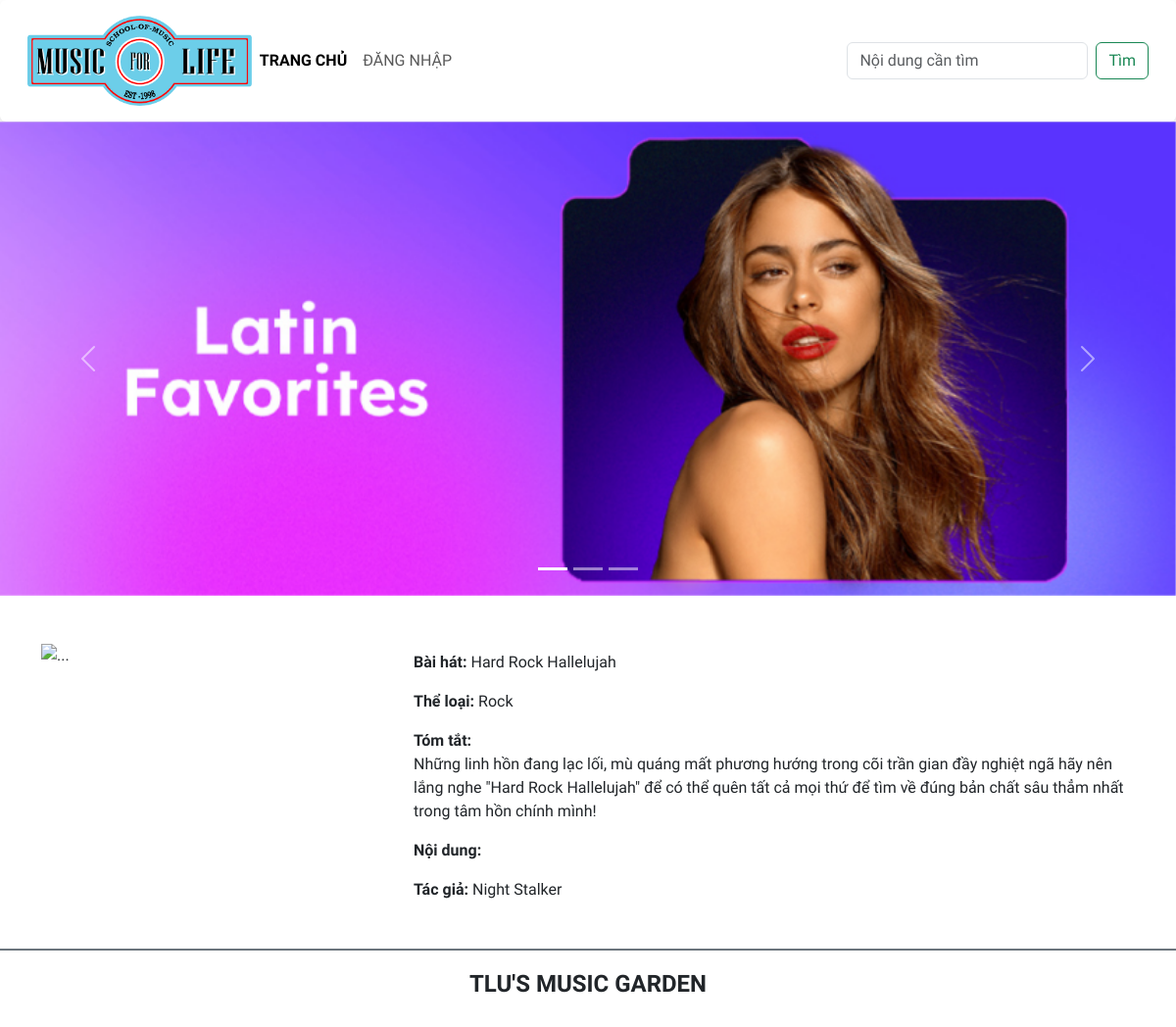
Screenshot of /?controller=home&action=get&id=6 with the database file from the repository.
### tables this page shows
CREATE TABLE `baiviet` (
  `ma_bviet` int UNSIGNED NOT NULL,
  `tieude` varchar(200) NOT NULL,
  `ten_bhat` varchar(100) NOT NULL,
  `ma_tloai` int UNSIGNED NOT NULL,
  `tomtat` text NOT NULL,
  `noidung` text,
  `ma_tgia` int UNSIGNED NOT NULL,
  `ngayviet` date NOT NULL,
  `hinhanh` varchar(200) DEFAULT NULL
);

CREATE TABLE `theloai` (
  `ma_tloai` int UNSIGNED NOT NULL,
  `ten_tloai` varchar(50) NOT NULL,
  `SLBaiViet` int DEFAULT NULL
);

CREATE TABLE `tacgia` (
  `ma_tgia` int UNSIGNED NOT NULL,
  `ten_tgia` varchar(100) NOT NULL,
  `hinh_tgia` varchar(100) DEFAULT NULL
);

### controllers/HomeController.php (called while the page is built, shortened)
<?php
    include_once("services/ArticleService.php");
    include_once("services/AuthorService.php");
    include_once "services/CategoryService.php";
class HomeController {
    public function get()
    {
        $id = $_GET["id"];
        $articles = new ArticleService();
        $article = $articles->getDetail($id);
        $authors = new AuthorService();
        $author = $authors->getDetail($article[0]->get_ma_tgia());
        $categories = new CategoryService();
        $category = $categories->getDetail($article[0]->get_ma_tloai());
        include "views/home/detail.php";
    }
}
?>

### index.php (called while the page is built, shortened)
<?php
$action     = isset($_GET['action'])?       $_GET['action']:'index';
$myObj = new $controller();
$myObj->$action();

### services/ArticleService.php (called while the page is built, shortened)
<?php
include("models/Article.php");
class ArticleService{
    public function getDetail($id)
    {
        $dbConn = new DBConnection();
        $conn = $dbConn->getConnection();
        $sql = "SELECT * FROM baiviet WHERE ma_bviet = {$id}";
        $stmt = $conn->query($sql);
        $articles = [];
        while($row = $stmt->fetch()){
            $article = new BaiViet($row["ma_bviet"], $row["tieude"], $row["ten_bhat"], $row["ma_tloai"], $row["tomtat"], $row["noidung"], $row["ma_tgia"], $row["ngayviet"], $row["hinhanh"]);
            array_push($articles,$article);
        }
        return $articles;
    }
}
?>

### models/Article.php (called while the page is built, shortened)
<?php
class BaiViet{
    private $ten_bhat;
    private $tomtat;
    private $hinhanh;
    public function __construct($ma_bviet, $tieude, $ten_bhat, $ma_tloai, $tomtat, $noidung, $ma_tgia, $ngayviet, $hinhanh)
    {
        $this->ten_bhat = $ten_bhat;
        $this->tomtat = $tomtat;
        $this->hinhanh = $hinhanh;
    }
        public function get_ten_bhat() {
            return $this->ten_bhat;
        }
        public function get_tomtat() {
            return $this->tomtat;
        }
        public function get_hinhanh() {
            return $this->hinhanh;
        }
}
?>

### services/CategoryService.php (called while the page is built, shortened)
<?php
include "models/Category.php";
class CategoryService {
    public function getDetail($id)
    {
        $dbConn = new DBConnection();
        $conn = $dbConn->getConnection();
        $sql = "SELECT * FROM theloai WHERE ma_tloai = {$id}";
        $stmt = $conn->query($sql);
        $categories = [];
        while($row = $stmt->fetch()){
            $category = new TheLoai($row["ma_tloai"], $row["ten_tloai"]);
            array_push($categories, $category);
        }
        $category = $categories[0];
        return $category;
    }
}
?>

### models/Category.php (called while the page is built, shortened)
<?php
class TheLoai {
    private $ten_tloai;
    public function __construct($ma_tloai, $ten_tloai)
    {
        $this->ten_tloai = $ten_tloai;
    }
    public function get_ten_tloai() {
        return $this->ten_tloai;
    }
}
?>

### services/AuthorService.php (called while the page is built, shortened)
<?php
include "models/Author.php";
class AuthorService
{
    public function getDetail($id)
    {
        $dbConn = new DBConnection();
        $conn = $dbConn->getConnection();
        $sql = "SELECT * FROM tacgia WHERE ma_tgia = {$id}";
        $stmt = $conn->query($sql);
        $authors = [];
        while ($row = $stmt->fetch()) {
            $author = new Tacgia($row["ma_tgia"], $row["ten_tgia"], $row["hinh_tgia"]);
            array_push($authors, $author);
        }
        $author = $authors[0];
        return $author;
    }
}
?>

### models/Author.php (called while the page is built, shortened)
<?php
    class Tacgia {
        private $ten_tgia;
        public function __construct($ma_tgia, $ten_tgia, $hinh_tgia)
        {
            $this->ten_tgia = $ten_tgia;
        }
        public function get_ten_tgia() {
            return $this->ten_tgia;
        }
    }
?>

### views/home/detail.php (the view, shortened to what this page needs)
<!DOCTYPE html>
<html lang="en">
<head>
    <link href="https://cdn.jsdelivr.net/npm/bootstrap@5.3.0-alpha1/dist/css/bootstrap.min.css" rel="stylesheet">
    <link rel="stylesheet" href="../../../btth02v2/assets/css/style.css">
</head>
<body>
    <?php
        include "./views/layout/header.php";
    ?>
    <main class="container mt-5">
                <div class="row mb-5">
                    <div class="col-sm-4">
                        <img src="<?php echo $article[0]->get_hinhanh() ?>"  height="350" width="350" class="img-fluid" alt="...">
                    </div>
                    <div class="col-sm-8">
                        <p class="card-text"><span class=" fw-bold">Bài hát: </span><?php echo $article[0]->get_ten_bhat()  ?></p>
                        <p class="card-text"><span class=" fw-bold">Thể loại: </span><?php echo $category->get_ten_tloai()  ?></p>
                        <p class="card-text"><span class=" fw-bold">Tóm tắt: <br> </span><?php echo $article[0]->get_tomtat() ?></p>
                        <p class="card-text"><span class=" fw-bold">Nội dung: </span><?php echo $article[0]->get_noidung()  ?></p>
                        <p class="card-text"><span class=" fw-bold">Tác giả: </span><?php echo $author->get_ten_tgia() ?></p>
                    </div>
        </div>
    </main>
        <?php include "./views/layout/footer.php";
?>
</body>
</html>

### assets/css/style.css (style rules this page uses)
body { font-family: 'Numans', sans-serif !important; }

### rows the page displays
baiviet: ten_bhat "Hard Rock Hallelujah", tomtat "Những linh hồn đang lạc lối, mù quáng mất phương hướng trong cõi trần gian đầy nghiệt ngã hãy nên lắng nghe \"Hard Rock Hallelujah\" để có thể quên tất cả mọi thứ để tìm về đúng bản chất sâu thẳm nhất trong tâm hồn chính mình!"
theloai: ten_tloai "Rock"
tacgia: ten_tgia "Night Stalker"
